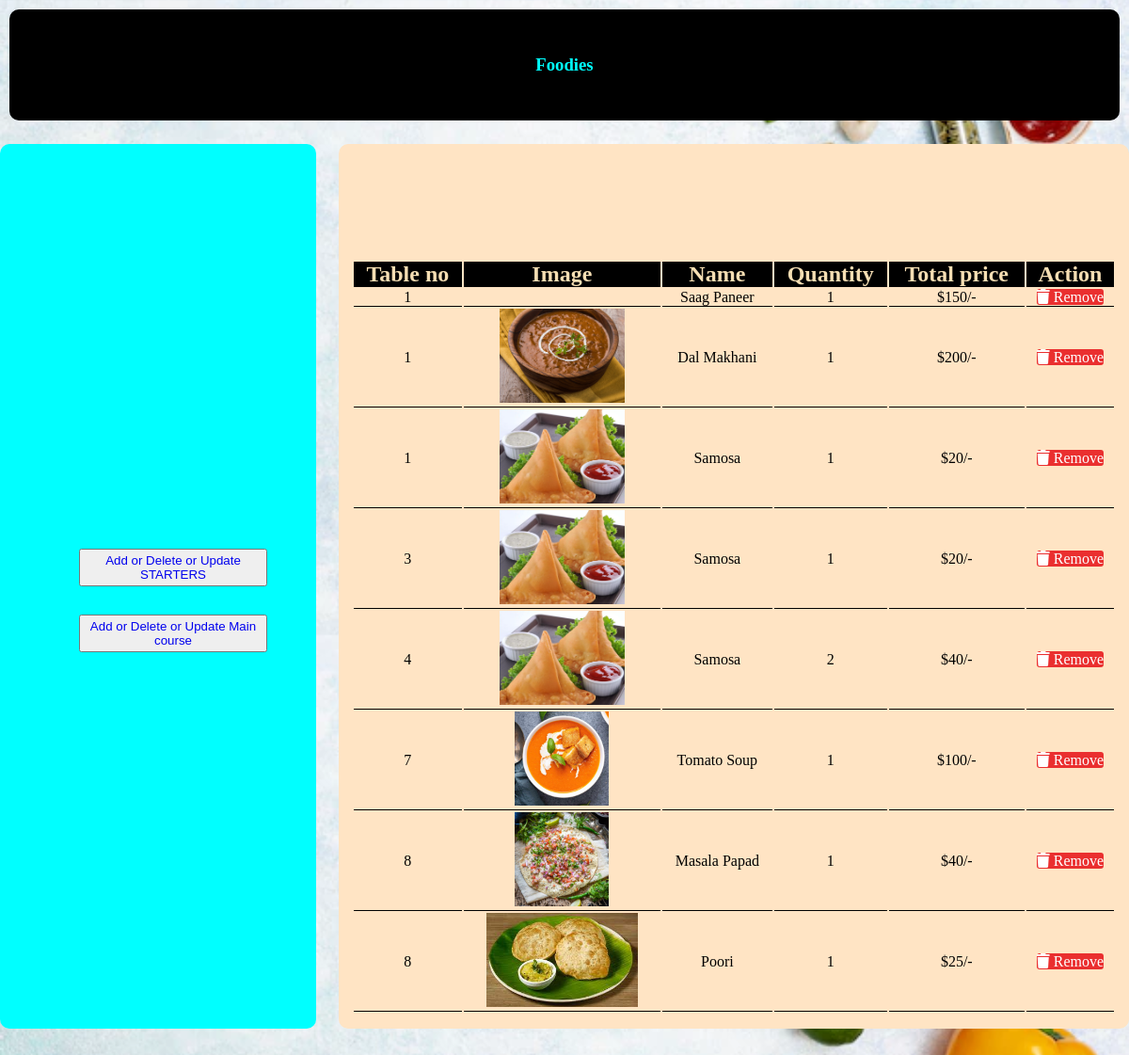
The app's page /admin.php with its own data.
### tables this page shows
CREATE TABLE `cart` (
  `id` int(4) NOT NULL,
  `name` varchar(255) NOT NULL,
  `prise` int(5) NOT NULL,
  `image` varchar(255) NOT NULL,
  `quantity` int(4) NOT NULL,
  `table_number` int(3) NOT NULL,
  `is_confirmed` int(2) NOT NULL
);

### admin.php (the view, shortened to what this page needs)
<?php
 @include 'config.php';
?>
<!DOCTYPE html>
<html lang="en">
<head>
    <link rel="stylesheet" href="https://cdnjs.cloudflare.com/ajax/libs/font-awesome/6.0.0/css/all.min.css">
</head>
<body>
    <div class="name">
        <h3>Foodies</h3>
    </div>
    <div class="element">
        <div class="item">
            <button>
                <link rel="stylesheet" href=""><a href="http://localhost/restaurant/admin_menu_display_starters.php" target="#" s>Add  or Delete or Update STARTERS </a></link>
            </button>
            <button>
                <link rel="stylesheet" href=""><a href="http://localhost/restaurant/admin_menu_display_main_course.php" target="#" s>Add or Delete or Update Main course</a></link>
            </button>
        </div>
    </div>
    <div class="display">
        <div class="order">
            <div class="display_order">
<table style="width: 100%;">
<thead>
    <th>Table no</th>
   <th>Image</th>
   <th>Name</th>
   <th>Quantity</th>
   <th>Total price</th>
   <th>Action</th>
</thead>
<tbody >
   <?php
   $select_cart = mysqli_query($conn, "SELECT * FROM `cart` where is_confirmed = 1 ORDER By table_number ");
   if(mysqli_num_rows($select_cart) > 0){
      while($fetch_cart = mysqli_fetch_assoc($select_cart)){
   ?>
   <tr>
       <td><?php echo $fetch_cart['table_number']; ?></td>
      <td><img src="image/<?php echo $fetch_cart['image']; ?>" height="100" alt=""></td>
      <td><?php echo $fetch_cart['name']; ?></td>
      <td >
         <form action="" method="post">
            <?php echo $fetch_cart['quantity']; ?>
         </form>
      </td>
      <td>$<?php echo $sub_total = number_format($fetch_cart['prise'] * $fetch_cart['quantity']); ?>/-</td>
      <td><a href="admin.php?remove=<?php echo $fetch_cart['id']; ?>"  class="delete-btn " style="background-color: #ea2f2f;color: white;border-radius: 3px;"> <i class="fas fa-trash "></i> Remove</a></td>
   </tr>
   <?php
      };
   };
   ?>
</tbody>
</table>
            </div>
        </div>
    </div>
</body>
</html>

### admin.php (style rules this page uses)
* { padding: 0; margin: 0; }
body { background: url(image/bg.webp); background-size: 100%; }
.element { margin-top: 15px; border-radius: 10px; background-color: aqua; width: 28%; height: 80vh; display: flex; justify-content: center; align-items: center; float: left; }
.display { margin-top: 15px; border-radius: 10px; background-color: bisque; float: right; width: 70%; height: 80vh; }
.name { background-color: black; height: 10vh; border-radius: 10px; margin: 10px; display: flex; justify-content: center; align-items: center; color: aqua; }
.item { padding: 10px; display: flex; flex-direction: column; width: 50%; justify-items: center; }
.order { padding: 10px; height: 88vh; display: flex; align-items: center; justify-content: center; }
button { margin-top: 30px; width: 200px; height: 40px; }
a { text-decoration: none; }
.display_order { margin:4px, 4px; padding:4px; width: 100%; height: 78%; overflow-x: hidden; overflow-y: auto; text-align:justify; }
th { text-align:center; background-color: black; color: wheat; font-size:24px; position: relative; }
td { text-align:center; border-bottom:1pt solid black; }

### records on screen
cart: table_number "1", name "Saag Paneer", quantity "1", prise "150"
cart: table_number "1", image (picture), name "Dal Makhani", quantity "1", prise "200"
cart: table_number "1", image (picture), name "Samosa", quantity "1", prise "20"
cart: table_number "3", image (picture), name "Samosa", quantity "1", prise "20"
cart: table_number "4", image (picture), name "Samosa", quantity "2", $sub_total = number_format($fetch_cart['prise'] * $fetch_cart['quantity']) "40"
cart: table_number "7", image (picture), name "Tomato Soup", quantity "1", prise "100"
cart: table_number "8", image (picture), name "Masala Papad", quantity "1", prise "40"
cart: table_number "8", image (picture), name "Poori", quantity "1", prise "25"
